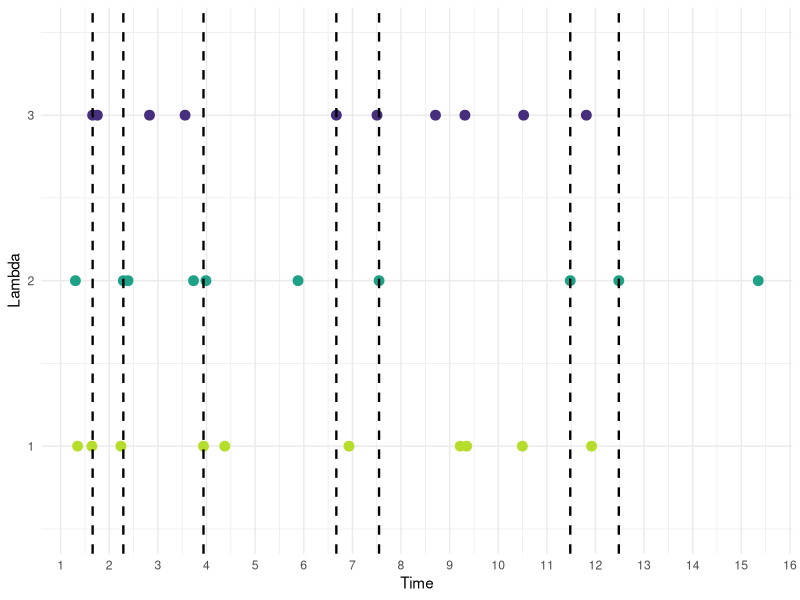

Reproduce this figure in R.
library(ggplot2)
library(dplyr)
library(data.table)
library(glue)
library(xts)
library(viridis)

obs_times = function(N=23400, lambdas=c(3,6), df=FALSE) {
  len = length(lambdas)
  obs = list()
  for (i in 1:len) {
    inter = rexp(N, 1/lambdas[i])
    times = cumsum(inter)
    times = times[!times > 23400]
    obs[[i]] = times
  }
  if (isTRUE(df)) {
    max_col = max(sapply(obs, function(x) length(x)))
    for (i in 1:len) {
      nas = rep(NA, max_col - length(obs[[i]]))
      obs[[i]] = c(obs[[i]], nas)
    }
    cols = c()
    for (i in 1:len) {
      cols[i] = glue("lambda{lambdas[i]}")
    }
    obs = as.data.frame(obs) %>% 
      magrittr::set_colnames(cols)
  }
  return(obs)
}

refresh_times = function(df) {
  tickers = colnames(df)
  observed = list()
  for (ticker in tickers) {
    observed[[ticker]] = df[1, ticker]
  }
  
  times = c()
  for (i in 1:nrow(df)) {
    row = df[i, ]
    test = unlist(observed)
    for (ticker in tickers) {
      if (isFALSE(observed[[ticker]])) {
        if (row[ticker] >= times[length(times)]) {
          observed[[ticker]] = row[ticker]
        }
      }
    }
    if (all(sapply(observed, function(x) x != FALSE))) {
      test = unlist(observed)
      obs_time = max(test)
      times = c(times, obs_time)
      observed = lapply(observed, function(x) FALSE)
    }
  }
  return(times)
}

set.seed(12311)
df = obs_times(N=10, lambdas=c(1,2,3), df=TRUE)
times = refresh_times(df)

ggplot(df) + 
  geom_point(aes(x=lambda1, y=1), color="#b5de2c", size=3) + 
  geom_point(aes(x=lambda2, y=2), color="#1fa187", size=3) + 
  geom_point(aes(x=lambda3, y=3), color="#472f7d", size=3) +
  geom_vline(xintercept=times, linetype="dashed", linewidth=0.8) + 
  scale_x_continuous(breaks=seq(1, 20, 1)) + 
  scale_y_continuous(breaks=c(1,2,3), limits=c(0.5,3.5)) +
  theme(panel.border = element_blank()) + 
  labs(x="Time", y = "Lambda") + 
  scale_fill_viridis() +
  theme_minimal()

